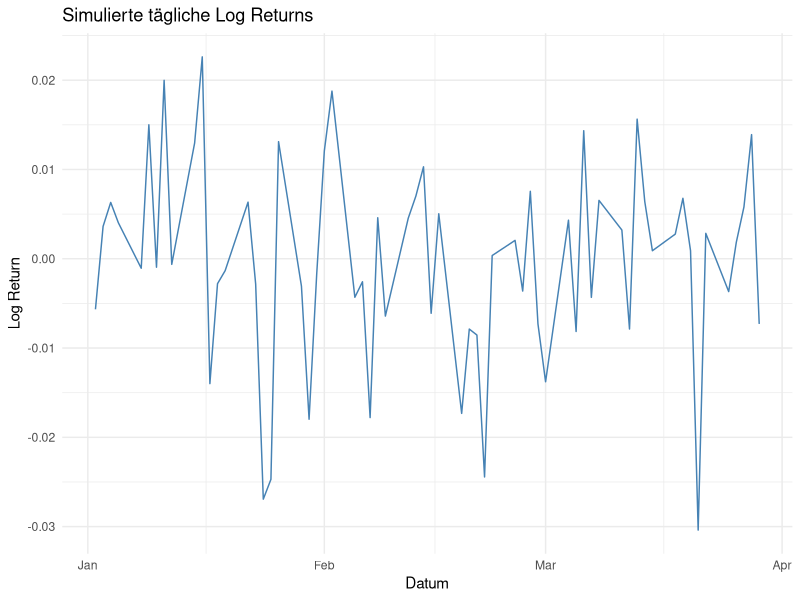
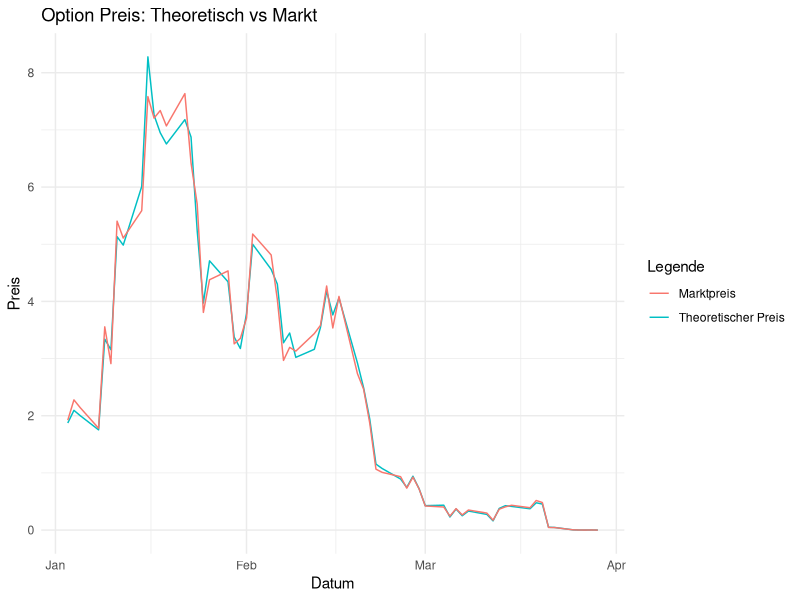

The R source for these figures, in order:
# option_simulation_analysis.R

library(tidyverse)
library(lubridate)

set.seed(42)

# --- 1. Simuliere Aktienkurse (60 Handelstage) ---
dates <- seq.Date(from = as.Date("2024-01-01"), by = "day", length.out = 90)
# Nur Wochentage (Handelstage)
dates <- dates[weekdays(dates) %in% c("Monday", "Tuesday", "Wednesday", "Thursday", "Friday")]
n <- length(dates)

# Starte bei 100, tägliche Rendite ~ N(0, 0.01)
returns <- rnorm(n, mean = 0, sd = 0.01)
prices <- 100 * cumprod(1 + returns)

stock_data <- tibble(Date = dates, Close = prices)

# --- 2. Black-Scholes Call Option Preis Funktion ---
bs_call_price <- function(S, K, T, r, sigma) {
  d1 <- (log(S / K) + (r + sigma^2 / 2) * T) / (sigma * sqrt(T))
  d2 <- d1 - sigma * sqrt(T)
  C <- S * pnorm(d1) - K * exp(-r * T) * pnorm(d2)
  return(C)
}

# --- 3. Funktion zur historischen Volatilität (annualisiert) ---
calc_hist_vol <- function(prices) {
  if(length(prices) < 2) return(NA_real_)
  log_returns <- diff(log(prices))
  sd(log_returns) * sqrt(252)
}

# --- 4. Simuliere Optionsdaten ---
strike_price <- 102
risk_free_rate <- 0.02
# Verwende ein festes Verfallsdatum
fixed_expiration_date <- as.Date("2024-03-29") 

option_data <- tibble(
  Date = dates,
  StockPrice = prices,
  Strike = strike_price,
  RiskFreeRate = risk_free_rate
)

option_data <- option_data %>%
  mutate(
    # Korrekte Berechnung der verbleibenden Laufzeit bis zum festen Verfallsdatum
    TimeToExp = as.numeric(fixed_expiration_date - Date) / 365,
    HistVol = map_dbl(row_number(), function(i) {
      start_idx <- max(1, i - 29)
      calc_hist_vol(stock_data$Close[start_idx:i])
    }),
    TheoreticalPrice = mapply(bs_call_price, StockPrice, Strike, TimeToExp, RiskFreeRate, HistVol)
  )

# --- 5. Simuliere Marktpreis der Option mit ±10% Noise ---
n_options <- nrow(option_data)
option_data <- option_data %>%
  mutate(
    OptionMarketPrice = TheoreticalPrice * runif(n_options, 0.9, 1.1)
  )

# --- 6. Berechne tägliche Log Returns ---
stock_data <- stock_data %>%
  arrange(Date) %>%
  mutate(log_return = log(Close / lag(Close)))

# --- 7. Ergebnisübersicht ---
cat("Simulierte Optionsdaten (erste 6 Zeilen):\n")
print(head(option_data))

# --- 8. Plots ---
library(ggplot2)

# Log Returns Plot
p1 <- ggplot(stock_data %>% filter(!is.na(log_return)), aes(x = Date, y = log_return)) +
  geom_line(color = "steelblue") +
  labs(title = "Simulierte tägliche Log Returns", y = "Log Return", x = "Datum") +
  theme_minimal()

# Optionspreise Plot
p2 <- ggplot(option_data %>% filter(!is.na(TheoreticalPrice), !is.na(OptionMarketPrice)), aes(x = Date)) +
  geom_line(aes(y = TheoreticalPrice, color = "Theoretischer Preis")) +
  geom_line(aes(y = OptionMarketPrice, color = "Marktpreis")) +
  labs(title = "Option Preis: Theoretisch vs Markt", y = "Preis", x = "Datum", color = "Legende") +
  theme_minimal()

# Plots speichern - die print() Befehle sind nicht nötig
ggsave("plot_log_returns.png", p1, width = 7, height = 5)
ggsave("plot_option_prices.png", p2, width = 7, height = 5)
